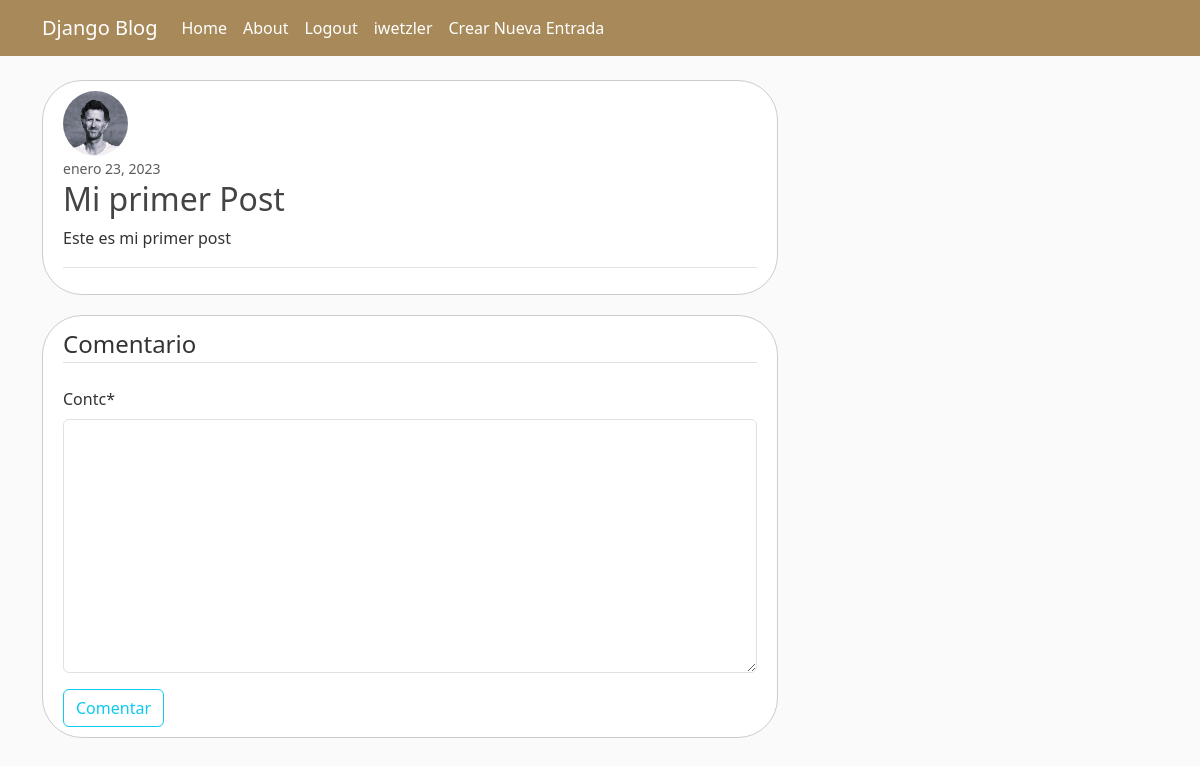
The app's page /post/1/comentario/create (signed in) with its own data.
### usuarios/models.py (models this page shows, shortened)
class Avatar(models.Model):
    imagen = models.ImageField(default = "/avatars/avatarpordefecto.png", upload_to = "avatars")
    user = models.OneToOneField(User, on_delete= models.CASCADE)

### blog/models.py (models this page shows, shortened)
class Post(models.Model):
    titulo = models.CharField(max_length= 30)
    contenido = models.TextField()
    fecha = models.DateTimeField(default=timezone.now)
    user = models.ForeignKey(Usuario, on_delete=models.CASCADE)

### blog/views.py (the view, shortened to what this page needs)
# urls.py: path("post/<int:pk>/comentario/create", CrearComentario.as_view(), name = "post-coment"),
class CrearComentario(LoginRequiredMixin, CreateView, Post):
    model =  Comentario
    fields = ["contc"]
    def get_context_data(self, **kwargs):
        context = super().get_context_data(**kwargs)
        post = Post.objects.get(id=self.kwargs["pk"])
        context["titulo"] = post.titulo
        context["contenido"] = post.contenido
        context["fecha"] = post.fecha
        context["user"] = post.user
        return context

### blog/templates/blog/comentario_form.html (shortened to what this page needs)
{% extends "blog/padre.html" %}
{% load crispy_forms_tags %}
{% block content %}
<article class="media content-section">
  <img class="rounded-circle article-img" src="{{ user.avatar.imagen.url }}">
  <div class="media-body">
    <div class="article-metadata">
      <small class="text-muted">{{ fecha|date:"F d, Y" }}</small>
      <h2 class="article-title">{{ titulo }}</h2>
      <p class="article-content">{{ contenido }}</p>
    </div>
  </div>
</article>
    <div class="content-section">
        <form method="POST">
            <fieldset class="form-group">
                <legend class="border-bottom mb-4"> Comentario</legend>
                {{ form|crispy }}
            </fieldset>
            <div class="form-group">
                <button class="btn btn-outline-info" type="submit"> Comentar</button>
            </div>
        </form>
    </div>
{% endblock content %}

### blog/templates/blog/padre.html (shortened to what this page needs)
{% load static %}
<!DOCTYPE html>
<html lang="en">
<head>
    <link href="https://cdn.jsdelivr.net/npm/bootstrap@5.3.0-alpha1/dist/css/bootstrap.min.css" rel="stylesheet">
    <link rel = "stylesheet" type = "text/css" href = " {% static 'blog/main.css' %}" >
</head>
<body>
    <header class="site-header">
        <nav class="navbar navbar-expand-md navbar-dark bg-steel fixed-top">
          <div class="container">
            <a class="navbar-brand mr-4" href="{% url 'blog-home' %}">Django Blog</a>
            <div class="collapse navbar-collapse" id="navbarToggle">
              <div class="navbar-nav mr-auto">
                <a class="nav-item nav-link" href="{% url 'blog-home' %}">Home</a>
                <a class="nav-item nav-link" href="{% url 'blog-about' %}">About</a>
              </div>
              <div class="navbar-nav">
                {% if user.is_authenticated %}
                  <a class="nav-item nav-link" href="{% url 'logout' %}">Logout</a>
                  <a class="nav-item nav-link" href="{% url 'perfil' %}">{{ user.username }}</a>
                  <a class="nav-item nav-link" href="{% url 'post-form' %}"> Crear Nueva Entrada</a>
                {% else %}
                  <a class="nav-item nav-link" href="{% url 'alta' %}">Alta</a>
                  <a class="nav-item nav-link" href="{% url 'login' %}">Login</a>
                  {% endif %}
                </div>
            </div>
          </div>
        </nav>
      </header>
    <main role="main" class="container">
      <div class="row">
        <div class="col-md-8">
          {% block content %}{% endblock %}
        </div>
        <div class="col-md-4">
        </div>
      </div>
    </main>
   </body>
</html>

### blog/static/blog/main.css (style rules this page uses)
body { background: #fafafa; color: #333333; margin-top: 5rem; }
h1, h2, h3, h4, h5, h6 { color: #444444; }
.bg-steel { background-color: #A88A5A; }
.site-header .navbar-nav .nav-link { color: #ffffff; }
.content-section { background: #ffffff; padding: 10px 20px; border: 1px solid #dddddd; border-radius: 3px; margin-bottom: 20px; border: 1px solid #ccc; border-radius: 40px; }
.article-title { color: #444444; }
.article-content { white-space: pre-line; }
.article-img { height: 65px; width: 65px; margin-right: 16px; }
.article-metadata { padding-bottom: 1px; margin-bottom: 4px; border-bottom: 1px solid #e3e3e3 }

### records on screen
Post: fecha "enero 23, 2023", titulo "Mi primer Post", contenido "Este es mi primer post"

### other values on screen
{{ user.username }} "iwetzler"
